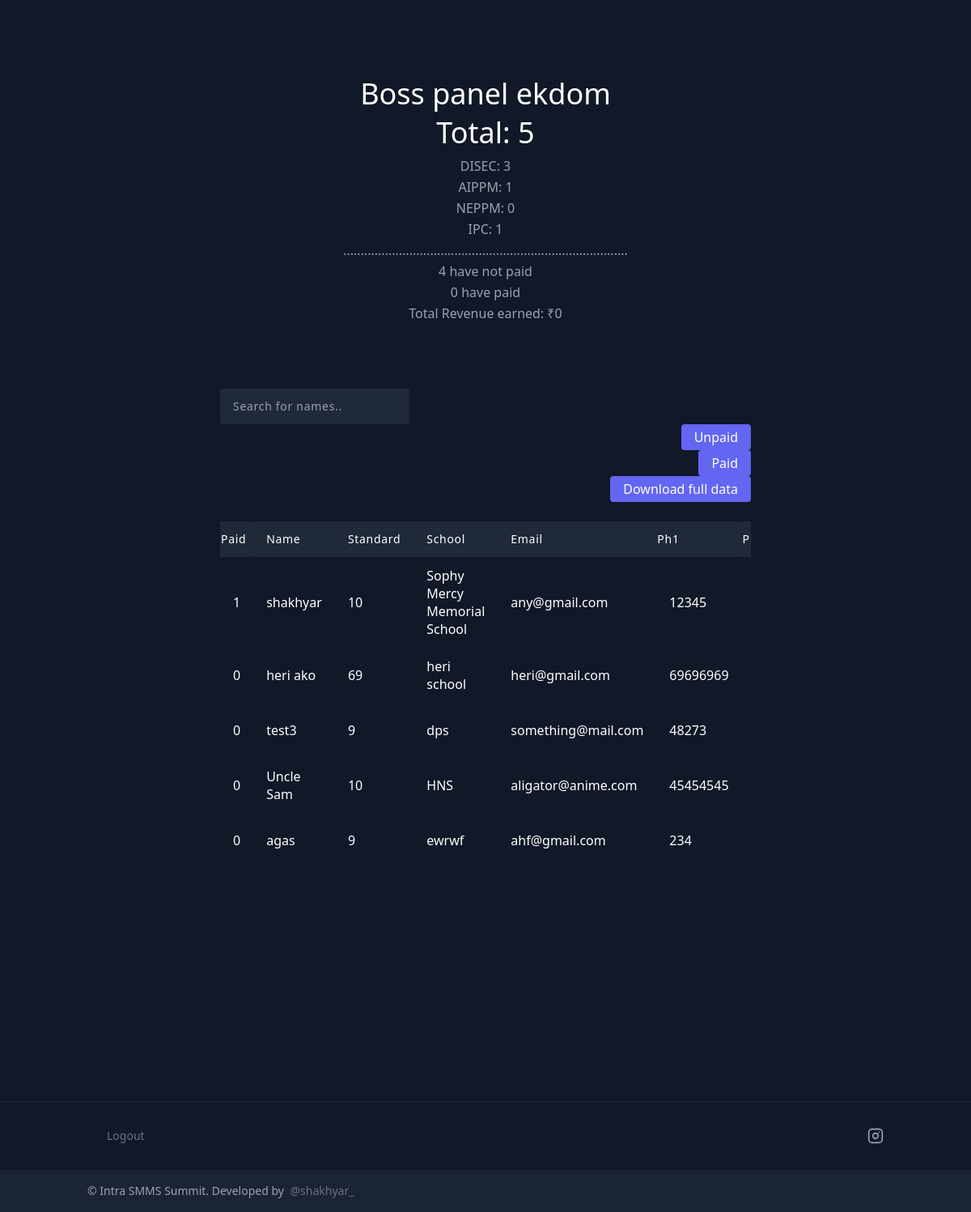
The page /admin (signed in) on the database its author committed.
### tables this page shows
CREATE TABLE users(name TEXT, std TEXT, school TEXT, email TEXT, ph1 INT, ph2 INT, prc TEXT, prp TEXT, exp TEXT, fp TEXT, notes TEXT, paid INT, secret TEXT);

### main.py (the view)
@app.route('/admin', methods=['GET', 'POST'])
def admin():
	if 'admin' in session:
		if request.method == "POST":
			action = request.form['btn']
			flag = action[:action.index(':')]
			if flag == "reject":
				secret = action[action.index(':')+1:]
				print(secret)
				users.delete_entry(secret)
				return redirect(url_for('admin'))
			elif flag == "paid":
				secret = action[action.index(':')+1:]
				users.update_entry(secret)
				print(secret)
				return redirect(url_for('admin'))
		else:
			all_list = users.read_all()
			length = len(all_list)
			d = users.count_disec()
			a = users.count_aippm()
			n = users.count_neppm()
			i = users.count_ipc()
			up = len(users.read_unpaid())
			pd = len(paid_.read_all())
			total = pd*250
			return render_template('admin.html', l=all_list, size=length, d=d, a=a, n=n, ipc=i, up=up, pd=pd, total=total)
	else:
		return redirect(url_for('admin_login'))

### paid.py (called while the page is built)
    def read_all(self):
        c.execute("SELECT * FROM paid")
        self.l = []
        for row in c.fetchall():
            self.l.append(row)
            print(row)
        return self.l

### users.py (called while the page is built)
    def read_all(self):
        c.execute("SELECT * FROM users")
        self.l = []
        for row in c.fetchall():
            self.l.append(row)
        return self.l

    def read_unpaid(self):
        c.execute("SELECT * FROM users WHERE paid=0")
        self.l = []
        for row in c.fetchall():
            self.l.append(row)
        return self.l

    def count_disec(self):
        c.execute("SELECT * FROM users where prc = ?", ('DISEC',))
        self.size = len(c.fetchall())
        return self.size

    def count_aippm(self):
        c.execute("SELECT * FROM users where prc = ?", ('AIPPM',))
        self.size = len(c.fetchall())
        return self.size

    def count_neppm(self):
        c.execute("SELECT * FROM users where prc = ?", ('NEPPM',))
        self.size = len(c.fetchall())
        return self.size

    def count_ipc(self):
        c.execute("SELECT * FROM users where prc = ?", ('IPC',))
        self.size = len(c.fetchall())
        return self.size

### templates/admin.html (shortened to what this page needs)
{% extends "base.html" %}
{% block content %}
<section class="text-gray-400 bg-gray-900 body-font">
  <div class="container px-5 py-24 mx-auto">
    <div class="flex flex-col text-center w-full mb-20">
      <h1 class="sm:text-4xl text-3xl font-medium title-font mb-2 text-white">Boss panel ekdom</h1>
      <h1 class="sm:text-4xl text-3xl font-medium title-font mb-2 text-white">Total: {{size}}</h1>
      <p class="lg:w-2/3 mx-auto leading-relaxed text-base">DISEC: {{d}}</p>
      <p class="lg:w-2/3 mx-auto leading-relaxed text-base">AIPPM: {{a}}</p>
      <p class="lg:w-2/3 mx-auto leading-relaxed text-base">NEPPM: {{n}}</p>
      <p class="lg:w-2/3 mx-auto leading-relaxed text-base">IPC: {{ipc}}</p>
      <p class="lg:w-2/3 mx-auto leading-relaxed text-base">..................................................................................</p>
      <p class="lg:w-2/3 mx-auto leading-relaxed text-base">{{up}} have not paid</p>
      <p class="lg:w-2/3 mx-auto leading-relaxed text-base">{{pd}} have paid</p>
      <p class="lg:w-2/3 mx-auto leading-relaxed text-base">Total Revenue earned: ₹{{total}}</p>
    </div>
    <div class="lg:w-2/3 w-full mx-auto overflow-auto">
      <input class="px-4 py-3 title-font tracking-wider font-medium text-white text-sm bg-gray-800 rounded-tl rounded-bl" type="text" id="myInput" onkeyup="myFunction()" placeholder="Search for names..">
      <br>
      <a href="/payments"><button class="flex ml-auto text-white bg-indigo-500 border-0 py-1 px-4 focus:outline-none hover:bg-indigo-600 rounded">Unpaid</button></a>
      <a href="/paid"><button class="flex ml-auto text-white bg-indigo-500 border-0 py-1 px-4 focus:outline-none hover:bg-indigo-600 rounded">Paid</button></a>
      <a href="/download"><button class="flex ml-auto text-white bg-indigo-500 border-0 py-1 px-4 focus:outline-none hover:bg-indigo-600 rounded">Download full data</button></a>
      <br>
      <table id="myTable" class="table-auto w-full text-left whitespace-no-wrap">
        <thead>
          <tr>
          	<th class="w-10 title-font tracking-wider font-medium text-white text-sm bg-gray-800 rounded-tr rounded-br">Paid</th>
            <th class="px-4 py-3 title-font tracking-wider font-medium text-white text-sm bg-gray-800 rounded-tl rounded-bl">Name</th>
            <th class="px-4 py-3 title-font tracking-wider font-medium text-white text-sm bg-gray-800">Standard</th>
            <th class="px-4 py-3 title-font tracking-wider font-medium text-white text-sm bg-gray-800">School</th>
            <th class="px-4 py-3 title-font tracking-wider font-medium text-white text-sm bg-gray-800">Email</th>
            <th class="w-10 title-font tracking-wider font-medium text-white text-sm bg-gray-800 rounded-tr rounded-br">Ph1</th>
            <th class="w-10 title-font tracking-wider font-medium text-white text-sm bg-gray-800 rounded-tr rounded-br">Ph2</th>
          </tr>
        </thead>
        <tbody>
        	<form method="POST" action="#">
        	{% for i in l %}
          <tr>
          	<td class="px-4 py-3 text-white">{{i[-2]}}</td>
            <td class="px-4 py-3 text-white">{{i[0]}}</td>
            <td class="px-4 py-3 text-white">{{i[1]}}</td>
            <td class="px-4 py-3 text-white">{{i[2]}}</td>
            <td class="px-4 py-3 text-white">{{i[3]}}</td>
            <td class="px-4 py-3 text-white">{{i[4]}}</td>
            <td class="px-4 py-3 text-white">{{i[5]}}</td>
          </tr>
          {% endfor %}
        </tbody></form>
      </table>
    </div>
  </div>
</section>
{% endblock %}

### templates/base.html (shortened to what this page needs)
<html>
<head>
  <link href="https://unpkg.com/tailwindcss@^2/dist/tailwind.min.css" rel="stylesheet">
</head>
<body>
{% block content %}{% endblock %}
{% block footer %}
<footer class="text-gray-400 bg-gray-900 body-font">
  <div class="container px-5 py-24 mx-auto">
  </div>
  <div class="border-t border-gray-800">
    <div class="container px-5 py-8 flex flex-wrap mx-auto items-center">
      <div class="flex md:flex-nowrap flex-wrap justify-center items-end md:justify-start">
        <a href="/admin-logout"><p class="text-gray-500 text-sm md:ml-6 md:mt-0 mt-2 text-center sm:text-left">Logout</p></a>
      </div>
      <span class="inline-flex lg:ml-auto lg:mt-0 mt-6 w-full justify-center md:justify-start md:w-auto">
        <a href="https://instagram.com/intra_smms_summit" class="ml-3 text-gray-400">
          <svg fill="none" stroke="currentColor" stroke-linecap="round" stroke-linejoin="round" stroke-width="2" class="w-5 h-5" viewBox="0 0 24 24">
            <rect width="20" height="20" x="2" y="2" rx="5" ry="5"></rect>
            <path d="M16 11.37A4 4 0 1112.63 8 4 4 0 0116 11.37zm1.5-4.87h.01"></path>
          </svg>
        </a>
      </span>
    </div>
  </div>
  <div class="bg-gray-800 bg-opacity-75">
    <div class="container mx-auto py-4 px-5 flex flex-wrap flex-col sm:flex-row">
      <p class="text-gray-400 text-sm text-center sm:text-left">© Intra SMMS Summit. Developed by
        <a href="https://instagram.com/shakhyar_" class="text-gray-500 ml-1" target="_blank" rel="noopener noreferrer">@shakhyar_</a>
      </p>
    </div>
  </div>
</footer>
{% endblock %}
</body>
</html>

### templates/base.html (style rules this page uses)
html { scroll-behavior: smooth; }

### rows shown on the page
users: paid "1", name "shakhyar", std "10", school "Sophy Mercy Memorial School", email "any@gmail.com", ph1 "12345"
users: paid "0", name "heri ako", std "69", school "heri school", email "heri@gmail.com", ph1 "69696969"
users: paid "0", name "test3", std "9", school "dps", email "something@mail.com", ph1 "48273"
users: paid "0", name "Uncle Sam", std "10", school "HNS", email "aligator@anime.com", ph1 "45454545"
users: paid "0", name "agas", std "9", school "ewrwf", email "ahf@gmail.com", ph1 "234"

### other values the page prints
{{ size }} "5"
{{ d }} "3"
{{ a }} "1"
{{ n }} "0"
{{ ipc }} "1"
{{ up }} "4"
{{ pd }} "0"
{{ total }} "0"
